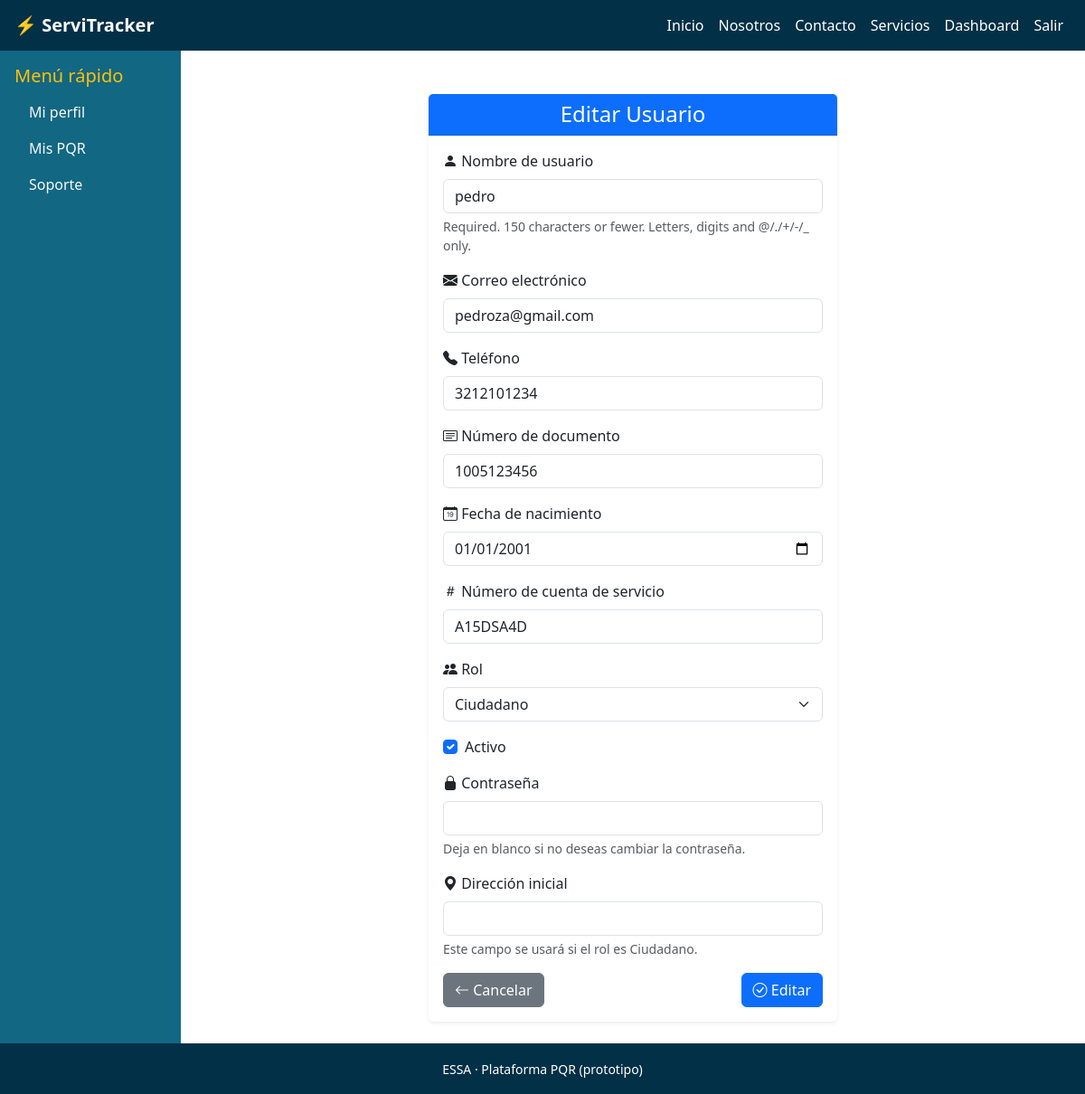
The app's page /gestion/usuarios/2/editar/ (signed in) with its own data.
### core/models.py (models this page shows, shortened)
class Usuario(AbstractUser):
    class Rol(models.TextChoices):
        CIUDADANO = 'ciudadano', 'Ciudadano'
        TECNICO = 'tecnico', 'Técnico'
        ADMINISTRATIVO = 'administrativo', 'Administrativo'
    telefono = models.CharField(max_length=20, blank=True, null=True)
    rol = models.CharField(max_length=20, choices=Rol.choices, default=Rol.CIUDADANO)
    numero_documento = models.CharField(max_length=50, blank=True, null=True)
    fecha_nacimiento = models.DateField(blank=True, null=True)
    numero_cuenta = models.CharField(
        max_length=100,
        blank=True,
        null=True,
        help_text="Número de cuenta de servicio asignado por la empresa"
    )

### core/views.py (the view)
# urls.py: path('gestion/usuarios/<int:usuario_id>/editar/', admin_editar_usuario, name='admin_editar_usuario'),
@login_required
def admin_editar_usuario(request, usuario_id):
    if request.user.rol != 'administrativo' and not request.user.is_superuser:
        return redirect('dashboard')
    usuario = get_object_or_404(Usuario, id=usuario_id)
    if request.method == 'POST':
        form = UsuarioForm(request.POST, instance=usuario)
        if form.is_valid():
            usuario = form.save()
            if usuario.rol == Usuario.Rol.CIUDADANO:
                ciudadano, _ = Ciudadano.objects.get_or_create(usuario=usuario)
                direccion_inicial = form.cleaned_data.get('direccion_inicial')
                if direccion_inicial and not ciudadano.direcciones.exists():
                    Ubicacion.objects.create(
                        ciudadano=ciudadano,
                        direccion=direccion_inicial
                    )
            return redirect('admin_gestion_usuarios')
    else:
        form = UsuarioForm(instance=usuario)
    return render(request, 'dashboard/admin_usuario_form.html', {'form': form, 'accion': 'Editar'})

### templates/dashboard/admin_usuario_form.html (shortened to what this page needs)
{% extends 'base.html' %}
{% block content %}
<div class="container mt-4">
  <div class="row justify-content-center">
    <div class="col-md-8 col-lg-6">
      <div class="card shadow-sm border-0">
        <div class="card-header bg-primary text-white text-center">
          <h4 class="mb-0">{{ accion }} Usuario</h4>
        </div>
        <div class="card-body">
          <form method="post" novalidate>
            <div class="mb-3">
              <label for="{{ form.username.id_for_label }}" class="form-label">
                <i class="bi bi-person-fill"></i> Nombre de usuario
              </label>
              {{ form.username }}
              {% if form.username.help_text %}
                <div class="form-text">{{ form.username.help_text }}</div>
              {% endif %}
            </div>
            <div class="mb-3">
              <label for="{{ form.email.id_for_label }}" class="form-label">
                <i class="bi bi-envelope-fill"></i> Correo electrónico
              </label>
              {{ form.email }}
            </div>
            <div class="mb-3">
              <label for="{{ form.telefono.id_for_label }}" class="form-label">
                <i class="bi bi-telephone-fill"></i> Teléfono
              </label>
              {{ form.telefono }}
            </div>
            <div class="mb-3">
              <label for="{{ form.numero_documento.id_for_label }}" class="form-label">
                <i class="bi bi-card-text"></i> Número de documento
              </label>
              {{ form.numero_documento }}
            </div>
            <div class="mb-3">
              <label for="{{ form.fecha_nacimiento.id_for_label }}" class="form-label">
                <i class="bi bi-calendar-date"></i> Fecha de nacimiento
              </label>
              {{ form.fecha_nacimiento }}
            </div>
            <div class="mb-3">
              <label for="{{ form.numero_cuenta.id_for_label }}" class="form-label">
                <i class="bi bi-hash"></i> Número de cuenta de servicio
              </label>
              {{ form.numero_cuenta }}
            </div>
            <div class="mb-3">
              <label for="{{ form.rol.id_for_label }}" class="form-label">
                <i class="bi bi-people-fill"></i> Rol
              </label>
              {{ form.rol }}
            </div>
            <div class="form-check mb-3">
              {{ form.is_active }}
              <label for="{{ form.is_active.id_for_label }}" class="form-check-label">Activo</label>
            </div>
            <div class="mb-3">
              <label for="{{ form.password.id_for_label }}" class="form-label">
                <i class="bi bi-lock-fill"></i> Contraseña
              </label>
              {{ form.password }}
              {% if form.password.help_text %}
                <div class="form-text">{{ form.password.help_text }}</div>
              {% endif %}
            </div>
            <div class="mb-3">
              <label for="{{ form.direccion_inicial.id_for_label }}" class="form-label">
                <i class="bi bi-geo-alt-fill"></i> Dirección inicial
              </label>
              {{ form.direccion_inicial }}
              <div class="form-text">Este campo se usará si el rol es Ciudadano.</div>
            </div>
            <div class="d-flex justify-content-between">
              <a href="{% url 'admin_gestion_usuarios' %}" class="btn btn-secondary">
                <i class="bi bi-arrow-left"></i> Cancelar
              </a>
              <button type="submit" class="btn btn-primary">
                <i class="bi bi-check-circle"></i> {{ accion }}
              </button>
            </div>
          </form>
        </div>
      </div>
    </div>
  </div>
</div>
{% endblock %}

### static/css/style.css (style rules this page uses)
:root { --blue-light: #8ecae6; --blue-mid: #219ebc; --blue-deep: #126782; --blue-dark: #023047; --yellow: #ffb703; --orange-light: #fd9e02; --orange-dark: #fb8500; }
body { font-family: 'Segoe UI', Roboto, sans-serif; background-color: var(--blue-light); color: var(--blue-dark); min-height: 100vh; display: flex; flex-direction: column; }
.btn-primary { background-color: var(--yellow); border-color: var(--orange-dark); color: var(--blue-dark); }

### records on screen
Usuario: username "pedro", email "pedroza@gmail.com", telefono "3212101234", numero_documento "1005123456", fecha_nacimiento "01/01/2001", numero_cuenta "A15DSA4D", rol "Ciudadano", is_active "☑"

### other values on screen
{{ accion }} "Editar"
